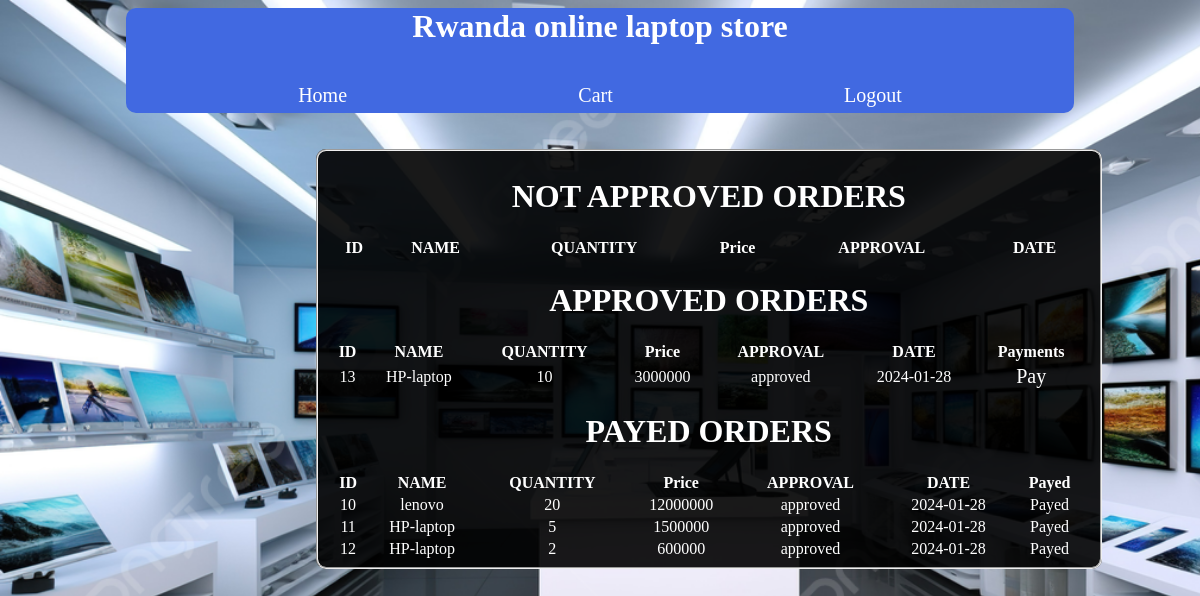
Page /devicesale/myorder.php on the committed database.
### tables this page shows
CREATE TABLE `ordered` (
  `id` int(11) NOT NULL,
  `name` varchar(50) NOT NULL,
  `quantity` int(50) NOT NULL,
  `price` int(12) NOT NULL,
  `date` date NOT NULL DEFAULT current_timestamp(),
  `mobile` varchar(13) NOT NULL,
  `approval` varchar(20) NOT NULL DEFAULT 'not approved',
  `payment` varchar(40) NOT NULL DEFAULT 'not payed'
);

### devicesale/myorder.php (the view, shortened to what this page needs)
<?php
$con=mysqli_connect("localhost","root","","db");
?>
<html>
<head><title></title>
</head>
<body>
<div class="a"><center><h1 style="color:white;">Rwanda online laptop store</h1></center><br>
<a href="home.php">Home</a>
<a href="myorder.php">Cart</a>
<a href="logout.php">Logout</a>
</div>
<div class="b">
<br><br>
	<fieldset style="width: 80%; height: 400px; margin-left: 20%; background-color: rgba(0, 0, 0, 0.9);">
		<h1>NOT APPROVED ORDERS</h1>
	<table style="color: white; width: 100%; height: auto; text-align: center;">
				<tr>
					<th>ID</th>
					<th>NAME</th>
					<th>QUANTITY</th>
					<th>Price</th>
					<th>APPROVAL</th>
					<th>DATE</th>
				</tr>
</table>
<h1>APPROVED ORDERS</h1>
	<table style="color: white; width: 100%; height: auto; text-align: center;">
				<tr>
					<th>ID</th>
					<th>NAME</th>
					<th>QUANTITY</th>
					<th>Price</th>
					<th>APPROVAL</th>
					<th>DATE</th>
					<th>Payments</th>
				</tr>
					<?php
				$sel=mysqli_query($con,"SELECT * FROM ordered WHERE approval='approved' AND payment='not payed' ");
				while ($row=mysqli_fetch_array($sel)) {
					?>
<tr>				<td><?php echo $row['id'];?></td>
					<td><?php echo $row['name'];?></td>
					<td><?php echo $row['quantity'];?></td>
					<td><?php echo $row['price'];?></td>
					<td><?php echo $row['approval'];?></td>
					<td><?php echo $row['date'];?></td>
					<td><?php echo "<a href='pay.php?id=$row[id]'>Pay</a>"?></td>
					</tr>
		<?php
				}
		?>
</table>
<h1>PAYED ORDERS</h1>
	<table style="color: white; width: 100%; height: auto; text-align: center;">
				<tr>
					<th>ID</th>
					<th>NAME</th>
					<th>QUANTITY</th>
					<th>Price</th>
					<th>APPROVAL</th>
					<th>DATE</th>
					<th>Payed</th>
				</tr>
					<?php
				$sel=mysqli_query($con,"SELECT * FROM ordered WHERE payment='payed' ");
				while ($row=mysqli_fetch_array($sel)) {
					?>
<tr>				<td><?php echo $row['id'];?></td>
					<td><?php echo $row['name'];?></td>
					<td><?php echo $row['quantity'];?></td>
					<td><?php echo $row['price'];?></td>
					<td><?php echo $row['approval'];?></td>
					<td><?php echo $row['date'];?></td>
					<td><?php echo $row['payment'];?></td>
					</tr>
		<?php
				}
		?>
</table>
	</fieldset>
</div>
</body>
</html>

### devicesale/myorder.php (style rules this page uses)
.a { width:80%; margin: auto; height:105px; background-color: #4169E1; border-radius: 10px; text-align: center; color: white; }
.b { width:80%; margin: auto; height:600px; box-shadow:10 30 0 10px; text-align: center; color: white; }
body { background-image: url('/devicesale/backi.jpg'); background-repeat: no-repeat; background-size: cover; background-attachment: fixed; color: white; }
fieldset { border-radius:10px; color: white; }
a { margin: 12%; color: white; font-size: 20px; text-decoration: none; }

### rows in the picture
ordered: id "13", name "HP-laptop", quantity "10", price "3000000", approval "approved", date "2024-01-28"
ordered: id "10", name "lenovo", quantity "20", price "12000000", approval "approved", date "2024-01-28", payment "Payed"
ordered: id "11", name "HP-laptop", quantity "5", price "1500000", approval "approved", date "2024-01-28", payment "Payed"
ordered: id "12", name "HP-laptop", quantity "2", price "600000", approval "approved", date "2024-01-28", payment "Payed"
